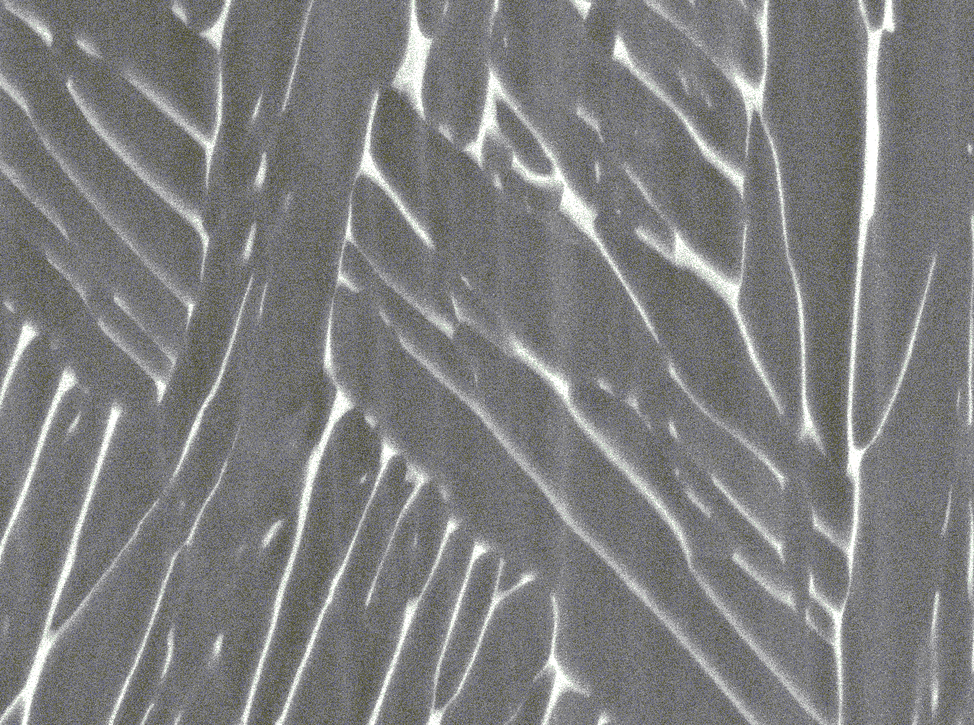
#> input picture Data/IHPC.png, 974 x 725 px, shrunk from 1268 x 944 before the run
$ python -i image_processing.py   (imports and definitions only)   (older library calls are emulated)
#> lines starting #> are read from the running program, lines starting #| are printed output that depends on the picture
import cv2
import numpy as np
import matplotlib.pyplot as plt
import os

from typing import Dict, List, Optional, Tuple


# Save images


# [186 lines left out: functions save_images, display_image, display_image_1D, display_image_2D, denoise, edge_detect and 1 more, not called in this run]


def threshold(image: np.ndarray, method: str = 'adaptive_gaussian'):
    '''Conduct thresholding on an image.
    The method string dictates the thresholding techinique used, either adaptive Gaussian or Otsu.
    '''
    image = cv2.cvtColor(image, cv2.COLOR_BGR2GRAY)
    if method == 'adaptive_gaussian':
        image_threshold = cv2.adaptiveThreshold(
            image, 255, cv2.ADAPTIVE_THRESH_GAUSSIAN_C, cv2.THRESH_BINARY, 11, 2)
    else:
        thresh, image_threshold = cv2.threshold(
            image, 0, 255, cv2.THRESH_BINARY + cv2.THRESH_OTSU)
    return image_threshold


# [26 lines left out: functions threshold_multi, histogram, not called in this run]

>>> import cv2
>>> picture = cv2.imread('Data/IHPC.png')
#> picture is the input picture: shape (725, 974, 3); mean B, G, R 125.6, 125.7, 125.3
>>> result = threshold(picture)
#> in threshold, `image_threshold = cv2.adaptiveThreshold( image, 255, cv2.ADAPTIVE_THRE..`:
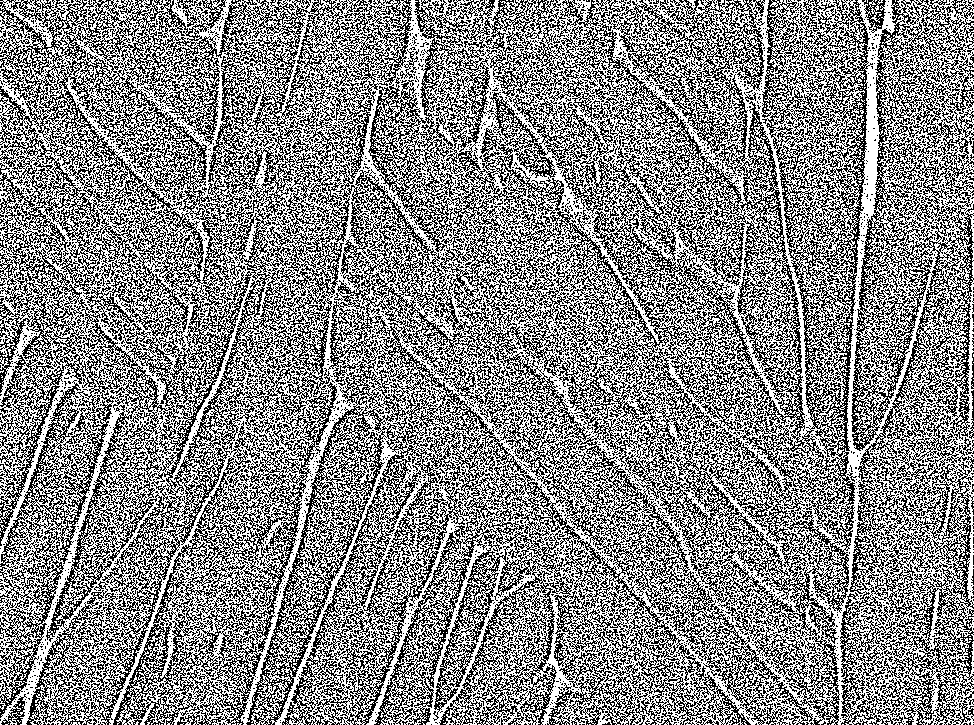
#> image_threshold: shape (725, 974); 53.8% white; black in thin lines or dots
